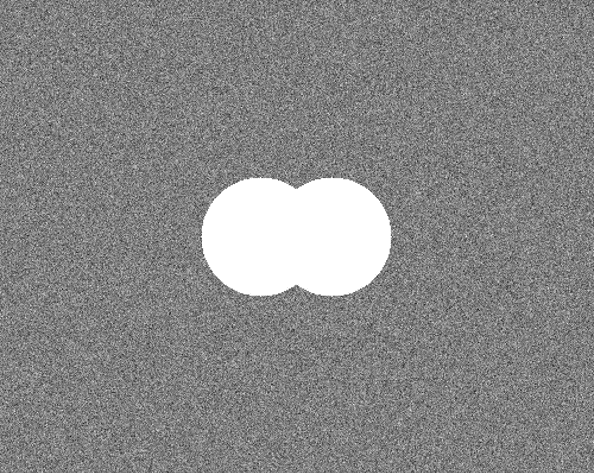
#> input picture img.png, 594 x 473 px
$ python Circle.py
#> lines starting #> are read from the running program, lines starting #| are printed output that depends on the picture
import cv2
import numpy as np

# อ่านภาพจากไฟล์
image = cv2.imread('img.png', cv2.IMREAD_GRAYSCALE)
#> image is the input picture: shape (473, 594); min 12, max 255, mean 135.7

# ค้นหาวงกลมที่เหมาะสม
circles = cv2.HoughCircles(
    image,
    cv2.HOUGH_GRADIENT,
    dp=1,  # ความละเอียดของการหาวงกลม (1 = ความละเอียดสูง)
    minDist=20,  # ระยะห่างระหว่างวงกลมที่ต่างกัน
    param1=50,  # ความสามารถในการตรวจจับของวงกลม
    param2=30,  # ค่าสูงสุดของระยะทางระหว่างจุดศูนย์กลางวงกลมและเส้นของขอบวงกลม
    minRadius=0,  # ขนาดของวงกลมขั้นต่ำ
    maxRadius=0   # ขนาดของวงกลมสูงสุด
)
#> circles = 263 rows, first 8: [273.5, 235.5, 233], [337.5, 234.5, 235.2], [246.5, 233.5, 227.4], [293.5, 246.5, 220.7], [369.5, 227.5, 223.8], [350.5, 250.5, 219.6], [225.5, 246.5, 225.1], [315.5, 242.5, 219.6]

# หากพบวงกลม
if circles is not None:
    circles = np.uint16(np.around(circles))
#> circles = 263 rows, first 8: [274, 236, 233], [338, 234, 235], [246, 234, 227], [294, 246, 221], [370, 228, 224], [350, 250, 220], [226, 246, 225], [316, 242, 220]

    for circle in circles[0, :]:
        center = (circle[0], circle[1])
        radius = circle[2]

        # วาดวงกลมบนภาพ
        cv2.circle(image, center, radius, (0, 0, 255), 2)
#> this loop made 263 passes
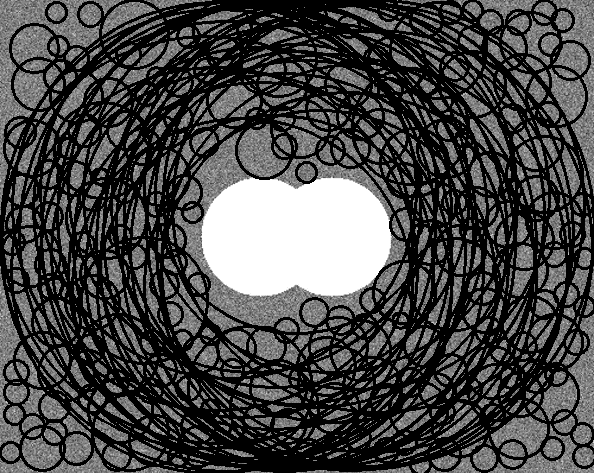
#> image: shape (473, 594); min 0, max 255, mean 71.7

    # แสดงผลลัพธ์
    cv2.imshow('Detected Circles', image)
    cv2.waitKey(0)
    cv2.destroyAllWindows()
else:
    print("No circles found in the image.")
